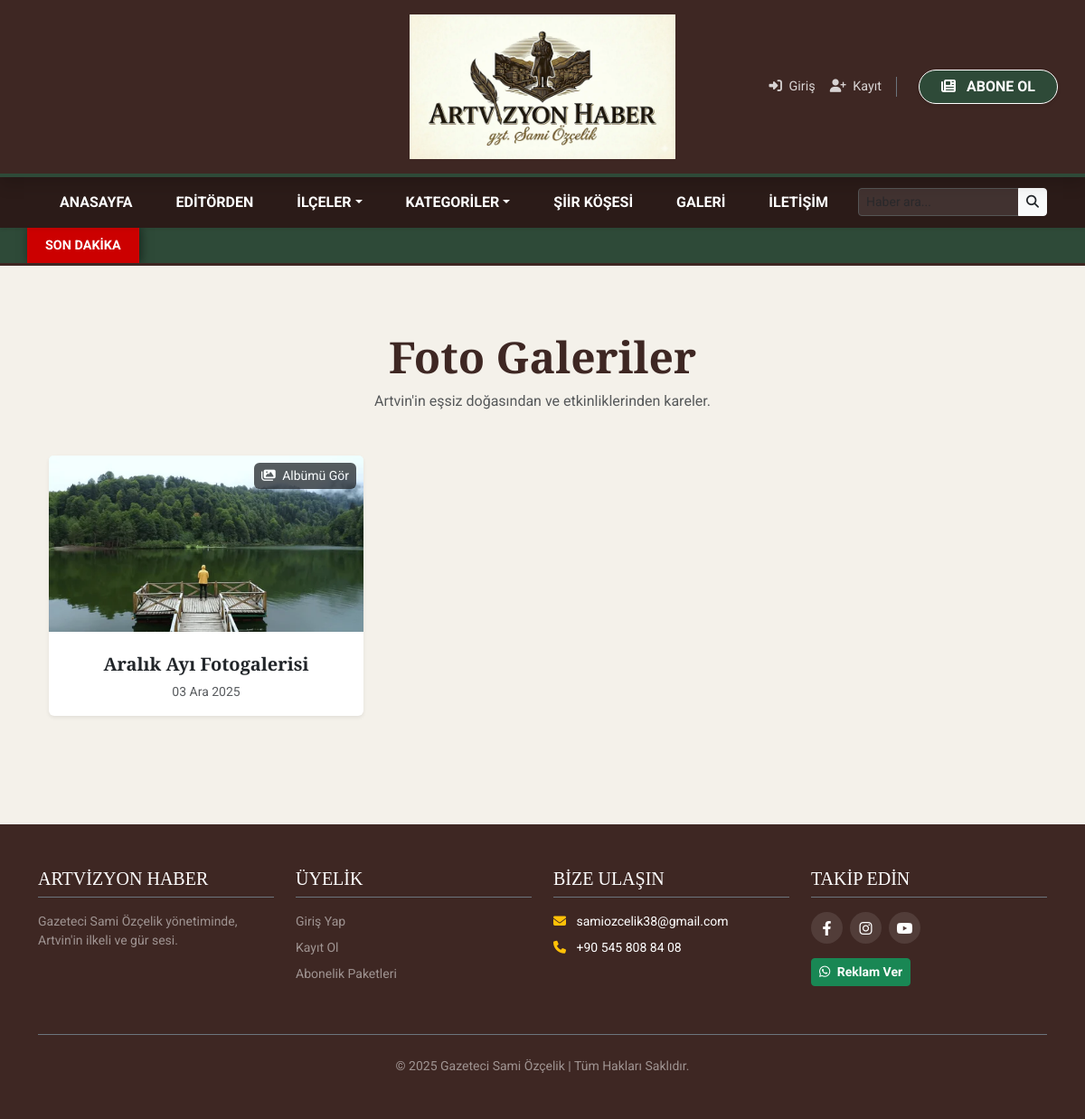
Page /galeri/ on the committed database.
### haberler/models.py (models this page shows, shortened)
class Galeri(models.Model):
    baslik = models.CharField(max_length=200, verbose_name="Galeri Başlığı")
    kapak_resmi = ProcessedImageField(
        upload_to='galeri_kapak/',
        processors=[ResizeToFit(800, 600)],
        format='JPEG',
        options={'quality': 60},
        verbose_name="Kapak Resmi"
    )
    yayin_tarihi = models.DateTimeField(default=timezone.now)
    class Meta: verbose_name_plural = "Fotoğraf Galerileri"

### haberler/views.py (the view)
# urls.py: path('galeri/', views.galeri_listesi, name='galeri_listesi'),
def galeri_listesi(request):
    galeriler = Galeri.objects.all().order_by('-yayin_tarihi')
    return render(request, 'galeri_listesi.html', {'galeriler': galeriler})

### haberler/views.py (called while the page is built)
def global_context(request):
    return {
        'global_kategoriler': Kategori.objects.all(),
        'global_ilceler': Ilce.objects.all(),
        'son_dakika': Haber.objects.filter(aktif_mi=True, son_dakika=True, yayin_tarihi__gte=timezone.now()-timedelta(hours=24)).order_by('-yayin_tarihi')
    }

### templates/galeri_listesi.html (shortened to what this page needs)
{% extends 'base.html' %}
{% block content %}
<div class="container my-5">
    <div class="text-center mb-5">
        <h2 class="fw-bold display-5" style="color: var(--ahsap-koyu); font-family: 'Playfair Display', serif;">Foto Galeriler</h2>
        <p class="text-muted">Artvin'in eşsiz doğasından ve etkinliklerinden kareler.</p>
    </div>
    <div class="row">
        {% for galeri in galeriler %}
        <div class="col-md-4 mb-4">
            <div class="card border-0 shadow-sm h-100 galeri-kart">
                <a href="{% url 'galeri_detay' galeri.pk %}" class="text-decoration-none">
                    <div class="position-relative overflow-hidden">
                        {% if galeri.kapak_resmi %}
                            <img src="{{ galeri.kapak_resmi.url }}" class="card-img-top" style="height: 250px; object-fit: cover; transition: transform 0.5s;" alt="{{ galeri.baslik }}">
                        {% else %}
                            <div class="bg-secondary text-white d-flex align-items-center justify-content-center" style="height: 250px;">Resim Yok</div>
                        {% endif %}
                        <div class="position-absolute top-0 end-0 bg-dark text-white px-2 py-1 m-2 rounded opacity-75 small">
                            <i class="fas fa-images me-1"></i> Albümü Gör
                        </div>
                    </div>
                    <div class="card-body text-center">
                        <h5 class="card-title fw-bold text-dark mt-2">{{ galeri.baslik }}</h5>
                        <p class="text-muted small mb-0">{{ galeri.yayin_tarihi|date:"d M Y" }}</p>
                    </div>
                </a>
            </div>
        </div>
        {% empty %}
        <div class="col-12 text-center py-5">
            <h4 class="text-muted">Henüz bir galeri eklenmemiş.</h4>
        </div>
        {% endfor %}
    </div>
</div>
{% endblock %}

### templates/base.html (style rules this page uses)
:root { --ahsap-koyu: #3E2723; --artvin-yesil: #2E4A38; --kagit-krem: #F4F1EA; --altin-detay: #D4AF37; }
body { background-color: var(--kagit-krem); font-family: 'Roboto', sans-serif; min-height: 100vh; display: flex; flex-direction: column; }
h1, h2, h3, h4, h5 { font-family: 'Playfair Display', serif; }
img { max-width: 100% !important; height: auto !important; }

### rows in the picture
Galeri: kapak_resmi (picture), baslik "Aralık Ayı Fotogalerisi", yayin_tarihi "03 Ara 2025"
